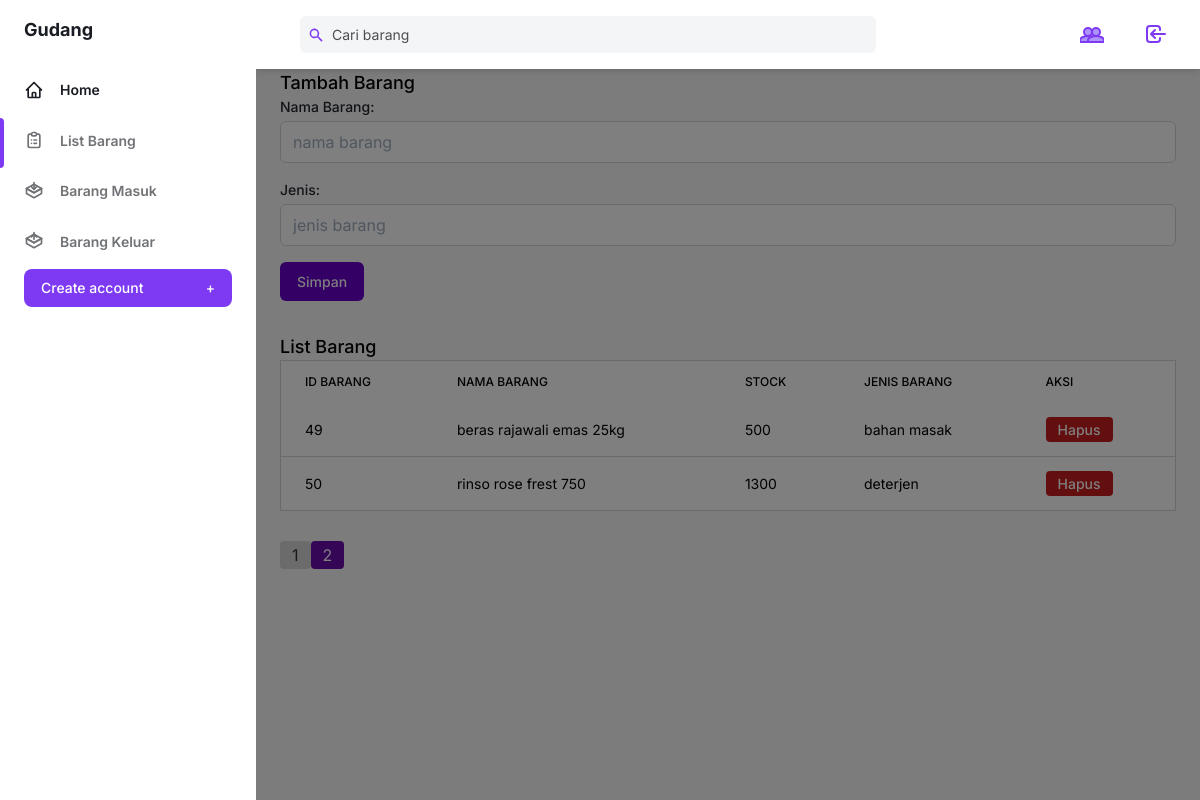
/tambah_barang.php?page=2 (signed in), run on an earlier commit of the app's database.
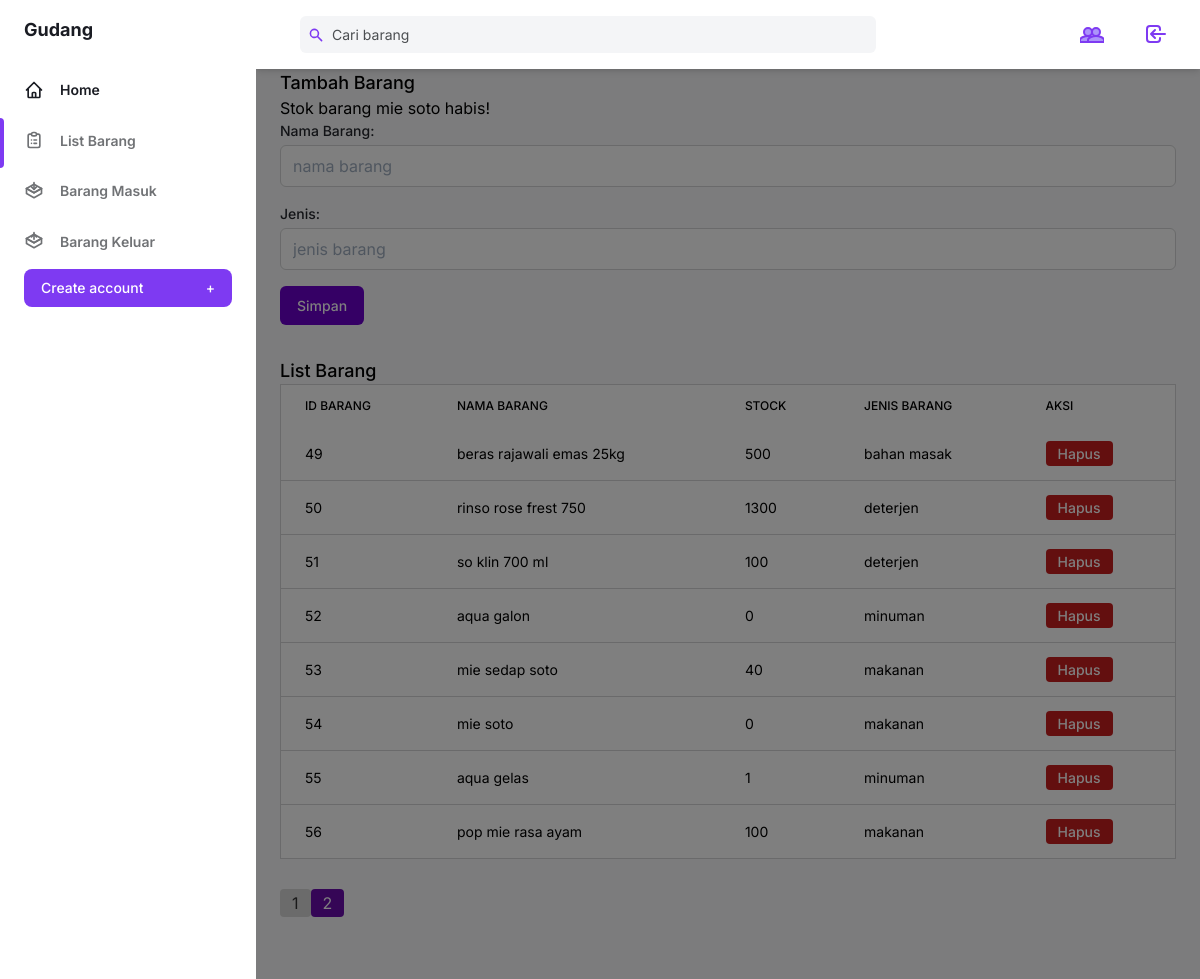
And on a later commit of the database.
### tables this page shows
CREATE TABLE `barang` (
  `id_barang` int(11) NOT NULL,
  `nama_barang` varchar(255) DEFAULT NULL,
  `stock` int(11) DEFAULT NULL,
  `jenis` varchar(20) NOT NULL
);

### tambah_barang.php (the view, shortened to what the changed rows need)
<?php
include 'config.php';
$limit = 10;
$page = isset($_GET['page']) ? $_GET['page'] : 1;
$offset = ($page - 1) * $limit;
$query_barang = "SELECT * FROM barang LIMIT $limit OFFSET $offset";
$result_barang = $connect->query($query_barang);
$total_barang = $connect->query("SELECT COUNT(*) AS total FROM barang")->fetch_assoc()['total'];
$total_pages = ceil($total_barang / $limit);
?>
<!DOCTYPE html>
<html :class="{ 'theme-dark': dark }" x-data="data()" lang="en">
  <head>
    <link rel="stylesheet" href="./assets/css/tailwind.output.css" />
    <link
      rel="stylesheet"
      href="https://cdnjs.cloudflare.com/ajax/libs/Chart.js/2.9.3/Chart.min.css"
    />
    <link rel="stylesheet" href="./assets/css/baru.css">
  </head>
  <body>
    <div
      class="flex h-screen bg-gray-50 dark:bg-gray-900"
      :class="{ 'overflow-hidden': isSideMenuOpen }"
    >
      <div class="flex flex-col flex-1 w-full">
    <main class="h-full pb-16 overflow-y-auto">
          <div class="container px-6 mx-auto grid">
            <div class="container">
        <h1 class="text-lg leading-3 font-medium text-gray-900 dark:text-gray-200">Tambah Barang</h1>
        <?php if (isset($_SESSION['notif'])) { ?>
          <div class="alert alert-warning" :class="{'alert-dark': dark, 'alert-light': !dark}" role="alert">
                <?php echo $_SESSION['notif']; unset($_SESSION['notif']); ?>
            </div>
        <?php } ?>
        <form action="tambah_barang.php" method="post" class="mt-5">
            <div class="mb-4">
            </div>
            <div class="mb-4">
            </div>
            <input type="submit" name="simpan" value="Simpan" class="inline-flex justify-center py-2 px-4 border border-transparent shadow-sm text-sm font-medium rounded-md text-white focus:outline-none focus:ring-2 focus:ring-offset-2 focus:ring-indigo-500" style="background-color: #6A00CC; hover: background-color: #7A00DD;">
        </form>
        <h1 class="text-lg leading-3 font-medium text-gray-900 dark:text-gray-200 mt-8">List Barang</h1>
        <div class="overflow-x-auto">
        <table class="min-w-full w-full bg-white border border-gray-200 dark:bg-gray-800 dark:border-gray-700">
          <thead class="bg-gray-800">
            <tr>
                <th scope="col" class="px-6 py-3 text-left text-xs font-medium text-gray-300 dark:text-gray-200 uppercase tracking-wider">ID Barang</th>
                <th scope="col" class="px-6 py-3 text-left text-xs font-medium text-gray-300 dark:text-gray-200 uppercase tracking-wider">Nama Barang</th>
                <th scope="col" class="px-6 py-3 text-left text-xs font-medium text-gray-300 dark:text-gray-200 uppercase tracking-wider">Stock</th>
                <th scope="col" class="px-6 py-3 text-left text-xs font-medium text-gray-300 dark:text-gray-200 uppercase tracking-wider">Jenis Barang</th>
                <th scope="col" class="px-6 py-3 text-left text-xs font-medium text-gray-300 dark:text-gray-200 uppercase tracking-wider">Aksi</th>
            </tr>
          </thead>
            <tbody class="bg-gray-900 divide-y divide-gray-700">
              <?php
              $result_barang->data_seek(0);
              if ($result_barang->num_rows > 0) {
                while ($row = $result_barang->fetch_assoc()) {
                    echo "<tr class='border-b border-gray-200 hover:bg-gray-100 dark:border-gray-700 dark:hover:bg-gray-600 table-row-hover barang-row'>
                            <td class='px-6 py-4 whitespace-nowrap text-sm text-gray-300 dark:text-gray-200'>" . $row['id_barang'] . "</td>
                            <td class='px-6 py-4 whitespace-nowrap text-sm text-gray-300 dark:text-gray-200 user-barang'>" . $row['nama_barang'] . "</td>
                            <td class='px-6 py-4 whitespace-nowrap text-sm text-gray-300 dark:text-gray-200'>" . $row['stock'] . "</td>
                            <td class='px-6 py-4 whitespace-nowrap text-sm text-gray-300 dark:text-gray-200'>" . $row['jenis'] . "</td>
                            <td class='px-6 py-4 whitespace-nowrap text-right text-sm font-medium'>
                            <a href='barang_hapus.php?id=" . $row["id_barang"] . "' style='background-color: #c81e1e;' class='text-white px-3 py-1 rounded hover:bg-red-700'>Hapus</a>
                            </td>
                          </tr>";
                }
            } else {
                echo "<tr><td colspan='4' class='px-6 py-4 whitespace-nowrap text-sm text-gray-300'>Tidak ada data barang</td></tr>";
            }
            ?>
            </tbody>
        </table>
      </div>
        <nav class="mt-8">
          <ul class="pagination flex">
            <?php for ($i = 1; $i <= $total_pages; $i++) { ?>
                <li class="page-item <?php if ($i == $page) echo 'active'; ?>">
                <a class="page-link px-3 py-1 rounded mx-1 <?php if ($i == $page) echo 'bg-active'; else echo 'bg-inactive'; ?>" href="tambah_barang.php?page=<?= $i; ?>"><?= $i; ?></a>
                </li>
            <?php } ?>
            </ul>
          </nav>
      </div>
    </main>
  </div>
</body>
</html>

What changed in the data, as far as the page shows it:
added barang: id_barang "51", nama_barang "so klin 700 ml", stock "100", jenis "deterjen"
added barang: id_barang "52", nama_barang "aqua galon", stock "0", jenis "minuman"
added barang: id_barang "53", nama_barang "mie sedap soto", stock "40", jenis "makanan"
added barang: id_barang "54", nama_barang "mie soto", stock "0", jenis "makanan"
added barang: id_barang "55", nama_barang "aqua gelas", stock "1", jenis "minuman"
added barang: id_barang "56", nama_barang "pop mie rasa ayam", stock "100", jenis "makanan"
Also different on the page:
$_SESSION['notif']: (not shown) → "Stok barang mie soto habis!"
